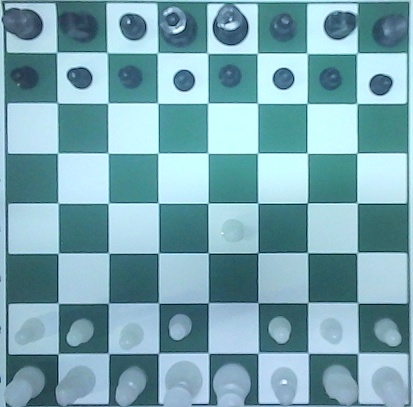
#> input picture Automating with Online Chess Playing Websites/LOL.jpg, 413 x 407 px, found by its file name; the run also reads 1 picture not shown here
$ python CompareImages.py
#> lines starting #> are read from the running program, lines starting #| are printed output that depends on the picture
from skimage.metrics import structural_similarity as ssim
import imutils
import cv2

imageA = cv2.imread("LOL.jpg")
#> imageA is the input picture: shape (407, 413, 3); mean B, G, R 177.3, 166.2, 120.8
imageB = cv2.imread("LMAO.jpg")

grayA = cv2.cvtColor(imageA, cv2.COLOR_BGR2GRAY)
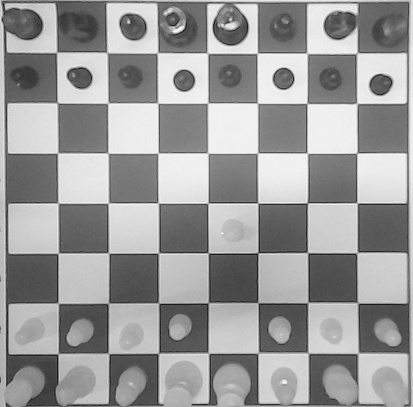
#> grayA: shape (407, 413); min 21, max 249, mean 153.9
grayB = cv2.cvtColor(imageB, cv2.COLOR_BGR2GRAY)

(score, diff) = ssim(grayA, grayB, full=True)
#> diff: shape (407, 413) float64; every value is 1
#> score = 1
diff = (diff * 255).astype("uint8")
#> diff: shape (407, 413); every value is 255
print("SSIM: {}".format(score))
#| SSIM: 1.0

thresh = cv2.threshold(diff, 0, 255,
	cv2.THRESH_BINARY_INV | cv2.THRESH_OTSU)[1]
#> thresh: shape (407, 413); every value is 0
cnts1, hierarchy = cv2.findContours(thresh.copy(), cv2.RETR_EXTERNAL,
	cv2.CHAIN_APPROX_SIMPLE)
#> cnts1 = []
cnts = []
for cnt in cnts1:
	area = cv2.contourArea(cnt)
	if area >= 600 and area <= 1400 :
		cnts.append(cnt)
#> this loop made 0 passes
#> after the loop, cnts = []
	                    # 600 - 1400
# cnts = cv2.findContours(thresh.copy(), cv2.RETR_EXTERNAL,
# 	cv2.CHAIN_APPROX_SIMPLE)
# cnts = imutils.grab_contours(cnts)
# cv2.drawContours(imageA, cnts, -1, (255, 0, 0))

cnts.sort (key = lambda x: cv2.contourArea (x), reverse = True)
#> (the run stopped early here; a loop or call above may not have finished)
